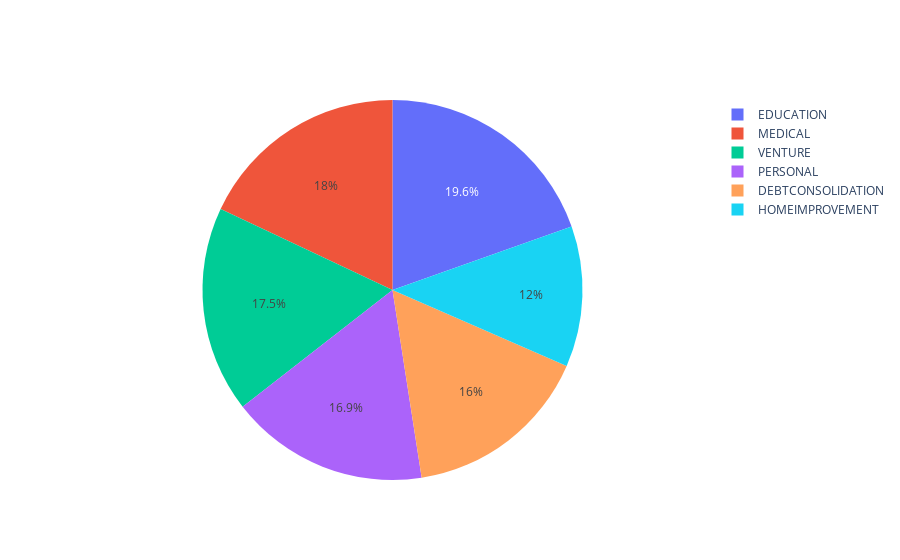

Notebook code for this chart:
### Code cell
import plotly.express as px
import plotly.graph_objects as go
labels = df.iloc[:,4]
values = df.iloc[:,6]
fig = go.Figure(data=[go.Pie(labels=labels, values=values)])
fig.show()
print("The most common purpose of loan is Education and Medical ")

### Figure 1 — Plotly figure (JSON) as saved in the notebook; plotly's stock layout.template omitted (floating-point values rounded to 4 significant figures; data arrays with more than 128 entries replaced by an {"elided": "..."} marker saying what was removed)
{"data": [{"labels": {"elided": "32581 str values"}, "type": "pie", "values": {"elided": "32581 int values"}}], "layout": {}}
